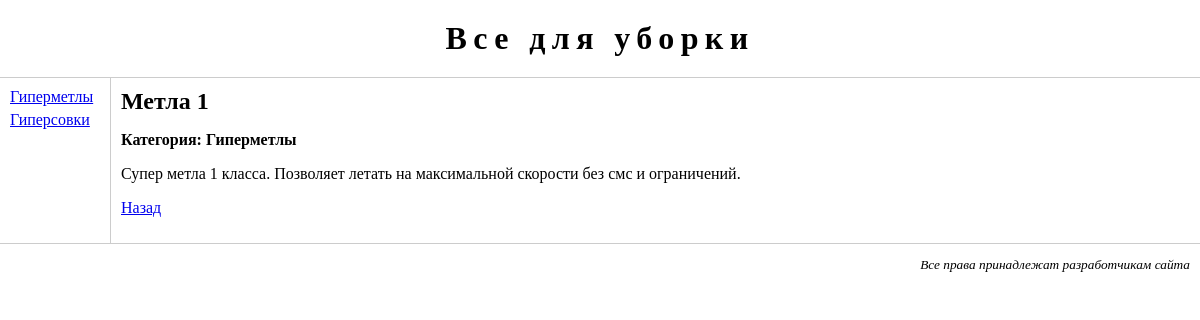
/goods/good/1?page=1, run on the app's committed database.
### goods/models.py (models this page shows, shortened)
class Category(models.Model):
    name = models.CharField(max_length=50, unique=True)
    class Meta:
        db_table = 'goods_category'
        ordering = ['name',]
        verbose_name = 'категория'
        verbose_name_plural = 'категории'

class Good(models.Model):
    name = models.CharField(max_length=50, unique=True)
    description = models.TextField()
    in_stock = models.BooleanField(default=True, db_index=True)
    category = models.ForeignKey(Category, null=True, blank=True, on_delete=models.SET_NULL)
    class Meta:
        db_table = 'goods_good'
        ordering = ['name',]
        unique_together = ('category', 'name')
        verbose_name = 'товар'
        verbose_name_plural = 'товары'

### goods/views.py (the view)
# urls.py: path('good/<int:good_id>', GoodDetailView.as_view(), name = 'good'),
class GoodDetailView(DetailView, CategoryListMixin):
    template_name = 'goods/good.html'
    model = Good
    pk_url_kwarg = 'good_id'
    context_object_name = 'good'
    def get_context_data(self, **kwargs):
        context = super(GoodDetailView, self).get_context_data(**kwargs)
        try:
            context['pn'] = self.request.GET['page']
        except KeyError:
            context['pn'] = 1
        return context

### goods/views.py (called while the page is built)
    def get_context_data(self, **kwargs):
        context = super(CategoryListMixin, self).get_context_data(**kwargs)
        context['cats'] = Category.objects.order_by('name')
        return context

### goods/templates/goods/good.html (shortened to what this page needs)
{% extends 'base.html' %}
{% block main %}
    <h2>{{ good.name }}</h2>
    <p class="category">Категория: {{ good.category.name }}</p>
    <p>{{ good.description|linebreaksbr }}</p>
    <p><a href="{% url 'index' cat_id=good.category.id %}?page={{ pn }}">Назад</a></p>
{% endblock %}

### templates/base.html (shortened to what this page needs)
{% load static %}
<!DOCTYPE html>
<html>
    <head>
        <link rel="stylesheet" type="text/css" href="{% static 'css/main.css' %}">
    </head>
    <body>
        <div id="header">
            <h1>Все для уборки</h1>
        </div>
        <div id="leftmenu">
            <ul>
                {% for cat in cats %}
                    <li><a href="{% url 'index' cat.id %}">{{ cat.name }}</a></li>
                {% endfor %}
            </ul>
        </div>
        <div id="main">
            {% block main %}{% endblock %}
        </div>
        <div id="footer">
            <p>Все права принадлежат разработчикам сайта</p>
        </div>
    </body>
</html>

### static/css/main.css (style rules this page uses)
body { margin: 0px; padding: 0px; }
#header { text-align: center; border-bottom: 1px #cccccc solid; }
#header h1 { margin: 20px 0px 20px 0px; letter-spacing: 0.2em; }
#leftmenu { float: left; width: 100px; padding: 10px; }
#leftmenu ul { margin: 0px; padding: 0px; }
#leftmenu ul li { list-style-type: none; margin-bottom: 5px; }
#main { margin-left: 110px; border-left: 1px #cccccc solid; padding: 10px; }
#main h2 { margin: 0px 0px 10px 0px; }
#main p.category { font-weight: bold; }
#footer { text-align: right; border-top: 1px #cccccc solid; padding-right: 10px; }
#footer p { font-size: smaller; font-style: italic; }

### data on the page
Category: name "Гиперметлы"
Category: name "Гиперсовки"
Good: name "Метла 1", category.name "Гиперметлы", description "Супер метла 1 класса. Позволяет летать на максимальной скорости без смс и ограничений."
